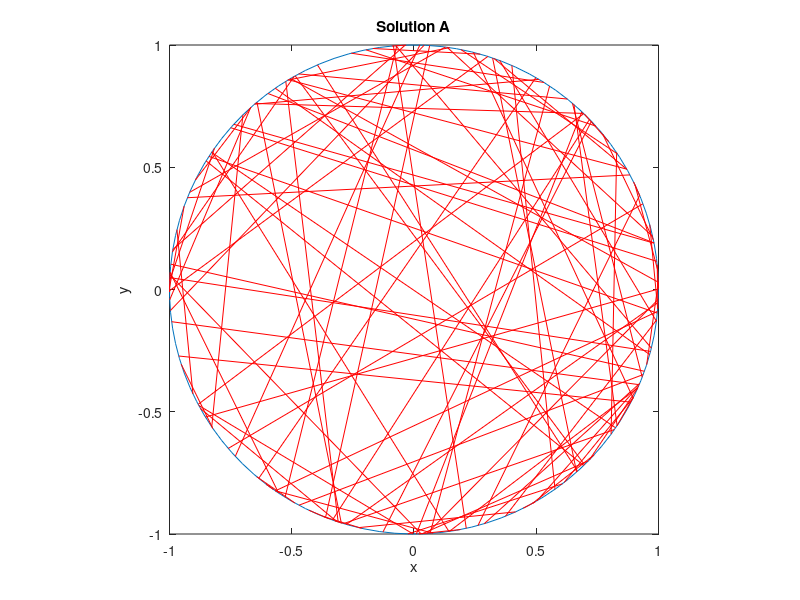
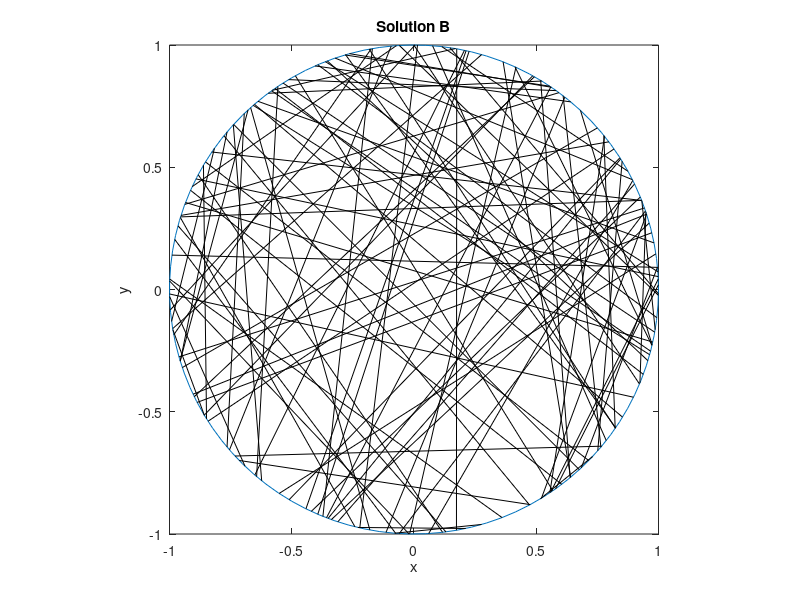
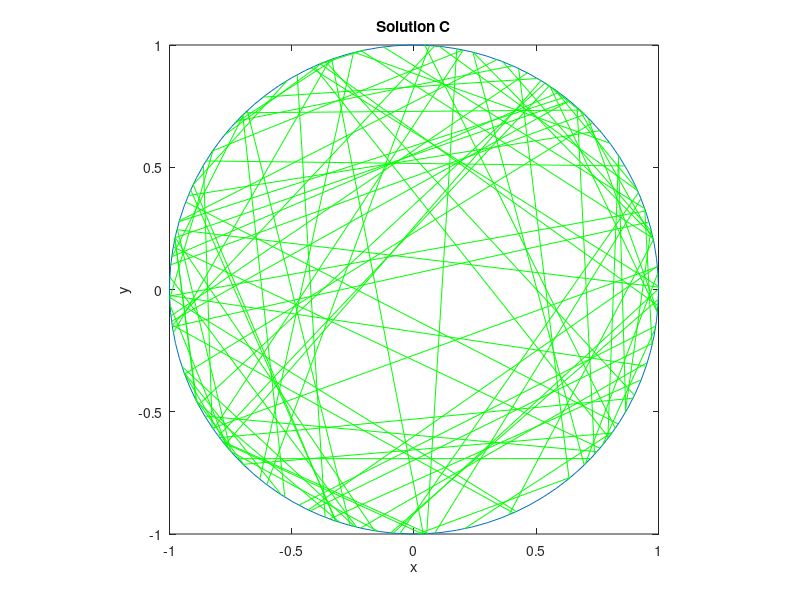
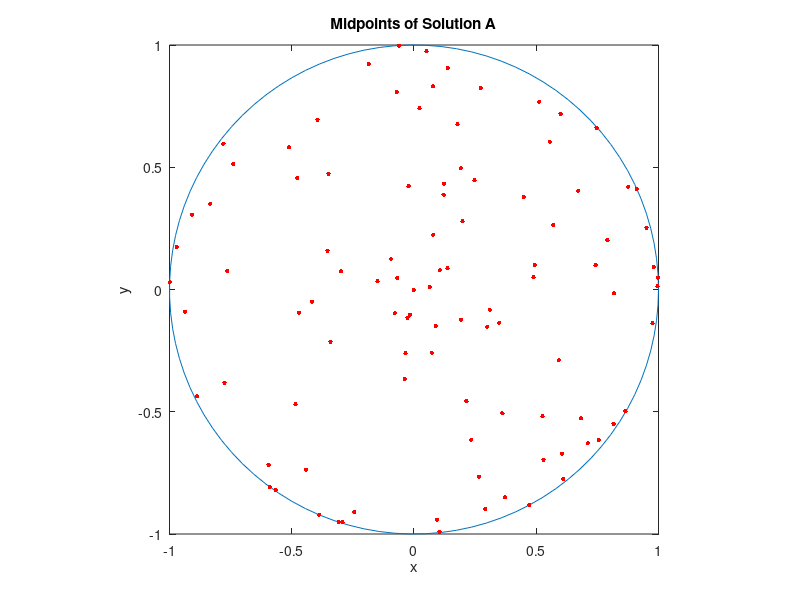

Reproduce these figures in MATLAB, in order.
% Illustrate the three solutions of the Betrand paradox on a disk.
% The three solutions are labelled A, B and C, which correspond to
% solutions 1, 2 and 3 in, for example, the Wikipedia article:
% https://en.wikipedia.org/wiki/Bertrand_paradox_(probability)
% Author: H. Paul Keeler, 2019.

close all; clearvars; clc;

%%%START Parameters START%%%
%Simulation disk dimensions
xx0=0; yy0=0; %center of disk
r=1; %disk radius
numbLines=100;%number of lines
%%%END Parameters END%%%

%%%START Simulate three solutions on a disk START%%%
%Solution A
thetaA1=2*pi*rand(numbLines,1); %choose angular component uniformly
thetaA2=2*pi*rand(numbLines,1); %choose angular component uniformly

%calculate segment endpoints
xxA1=xx0+r*cos(thetaA1);
yyA1=yy0+r*sin(thetaA1);
xxA2=xx0+r*cos(thetaA2);
yyA2=yy0+r*sin(thetaA2);
%calculate midpoints of segments
xxA0=(xxA1+xxA2)/2; yyA0=(yyA1+yyA2)/2;

%Solution B
thetaB=2*pi*rand(numbLines,1); %choose angular component uniformly
pB=r*rand(numbLines,1); %choose radial component uniformly
qB=sqrt(r.^2-pB.^2); %distance to circle edge (alonge line)

%calculate trig values
sin_thetaB=sin(thetaB);
cos_thetaB=cos(thetaB);

%calculate segment endpoints
xxB1=xx0+pB.*cos_thetaB+qB.*sin_thetaB;
yyB1=yy0+pB.*sin_thetaB-qB.*cos_thetaB;
xxB2=xx0+pB.*cos_thetaB-qB.*sin_thetaB;
yyB2=yy0+pB.*sin_thetaB+qB.*cos_thetaB;
%calculate midpoints of segments
xxB0=(xxB1+xxB2)/2; yyB0=(yyB1+yyB2)/2;

%Solution C
%choose a point uniformly in the disk
thetaC=2*pi*rand(numbLines,1); %choose angular component uniformly
pC=r*sqrt(rand(numbLines,1)); %choose radial component
qC=sqrt(r.^2-pC.^2); %distance to circle edge (alonge line)

%calculate trig values
sin_thetaC=sin(thetaC);
cos_thetaC=cos(thetaC);

%calculate segment endpoints
xxC1=xx0+pC.*cos_thetaC+qC.*sin_thetaC;
yyC1=yy0+pC.*sin_thetaC-qC.*cos_thetaC;
xxC2=xx0+pC.*cos_thetaC-qC.*sin_thetaC;
yyC2=yy0+pC.*sin_thetaC+qC.*cos_thetaC;
%calculate midpoints of segments
xxC0=(xxC1+xxC2)/2; yyC0=(yyC1+yyC2)/2;
%%%END Simulate three solutions on a disk END%%%

%create points for circle
t=linspace(0,2*pi,100);
xp=r*cos(t); yp=r*sin(t);

%%% START Plotting %%%START
%Segments
%Solution A
figure;
%draw circle
plot(xx0+xp,yy0+yp);
axis square; hold on;
xlabel('x'); ylabel('y');
title('Solution A');
%plot segments of Solution A
plot([xxA1';xxA2'],[yyA1';yyA2'],'r');

%Solution B
figure;
%draw circle
plot(xx0+xp,yy0+yp);
axis square; hold on;
xlabel('x'); ylabel('y');
title('Solution B');
%plot segments of Solution B
plot([xxB1';xxB2'],[yyB1';yyB2'],'k');

%Solution C
figure;
%draw circle
plot(xx0+xp,yy0+yp);
axis square; hold on;
xlabel('x'); ylabel('y');
title('Solution C');
%plot segments of Solution C
plot([xxC1';xxC2'],[yyC1';yyC2'],'g');

%Mid points
%Solution A
figure;
%draw circle
plot(xx0+xp,yy0+yp);
axis square; hold on;
xlabel('x'); ylabel('y');
title('Midpoints of Solution A');
%plot midpoints of Solution A
plot(xxA0,yyA0,'r.','MarkerSize',10);

%Solution B
figure;
%draw circle
plot(xx0+xp,yy0+yp);
axis square; hold on;
xlabel('x'); ylabel('y');
title('Midpoints of Solution B');
%plot midpoints of Solution B
plot(xxB0,yyB0,'k.','MarkerSize',10);

%Solution B
figure;
%draw circle
plot(xx0+xp,yy0+yp);
axis square; hold on;
xlabel('x'); ylabel('y');
title('Midpoints of Solution C');
%plot midpoints of Solution C
plot(xxC0,yyC0,'g.','MarkerSize',10);
%%%END Plotting END%%%
